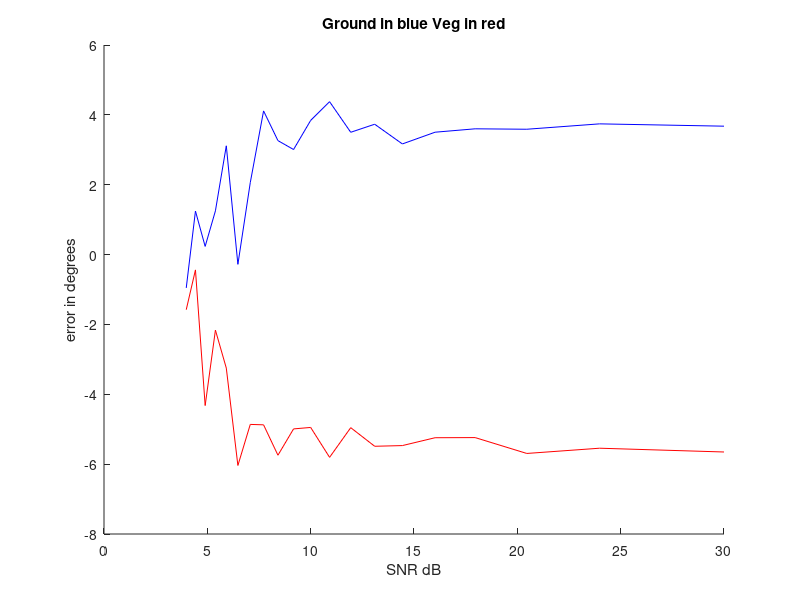
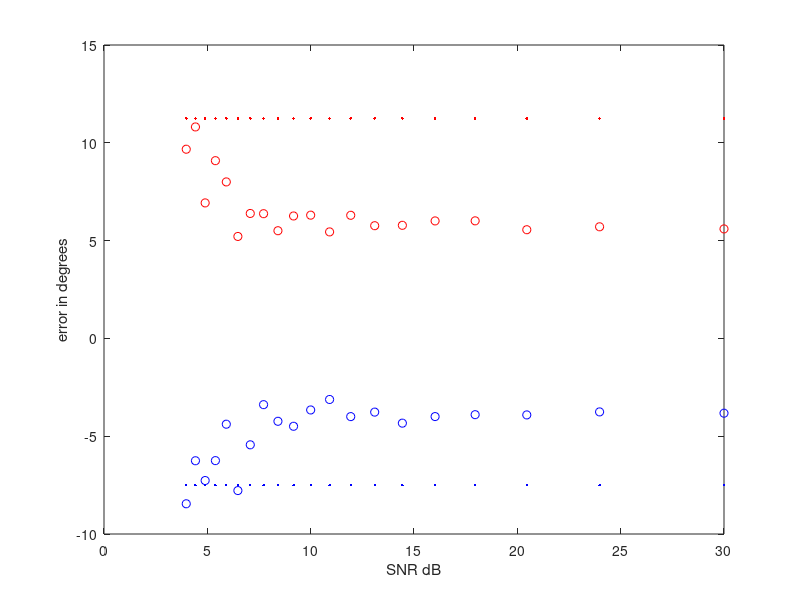

Write MATLAB code to recreate these figures, in order.
%% Espirit_baseline
clear;clc;
%% Initializations
g_weight = 1;
v_weight = 1;
n_weight = 1*10^(-3/2);

g_angle = -pi/24;
v_angle = pi/16;

delx = 0.5; % Delta x of baseline
baseline = 2*delx; %Physical baseline of two sample arrays

array_size = 6; % the amount of ground samples
Averaged_Signal_samples = 20; %Averaged_Signal_samples in matrix
Noise_samples = 20;

est_ground_angle = zeros(1,Noise_samples);
est_vegitation_angle = zeros(1,Noise_samples);

%% Start of Algorithm
for Noise_Increment = 1:Noise_samples;
    Noise_W = Noise_Increment*n_weight;
    for unusedVariable = 1:Averaged_Signal_samples;
        %% Setting up Random Phi that differ across samples
        phi_one = 1i*2*pi*rand(1,Averaged_Signal_samples);
        phi_two = 1i*2*pi*rand(1,Averaged_Signal_samples);
        pos = [1:array_size]'; %#ok<NBRAK>
        distance = 2.*pi.*pos.*delx;  % element separation of 1/2 wavelength
        
        %% Element Array size with Signal
        
        X = g_weight.*(exp(-1i*distance*sin(g_angle))*exp(phi_one))... %Ground
            + v_weight.*(exp(-1i*distance*sin(v_angle))*exp(phi_two))...  %Vegetaion
            + Noise_W.*sqrt(-2.*log(1-rand(array_size,Averaged_Signal_samples))).*exp(1i*2*pi*rand(array_size,Averaged_Signal_samples));  %Noise
        
        %% Setting up Baselines
        % Remember to change the Initial Variable delx if Baseline changes
        
%         S1 = [X(1,:); X(2,:)]; S2 = [X(5,:);X(6,:)]; %Baseline = 4delx
%         S1 = [X(2,:);X(3,:)]; S2 = [X(4,:);X(5,:)]; %Baseline = 2delx
        S1 = [X(3,:);X(4,:)]; S2 = [X(4,:);X(5,:)]; %Baseline = delx
%         S1 = [X(2,:);X(3,:);X(4,:)]; S2 = [X(3,:);X(4,:);X(5,:)]; %Baseline = delx
%         S1 = [X(1,:);X(2,:);X(3,:);X(4,:)]; S2 = [X(2,:);X(3,:);X(4,:);X(5,:)]; %Baseline = delx
        
        %% Espirit Algorithm
        R1 = S1*S1';
        R2 = S1*S2';
        A =  pinv(R1)*R2;
        
        [u,uv] = eig(A);
        [~,kk]=sort(angle(diag(uv)),'ascend');
        
        %% Averaging over a matix then averaging that signal in a for loop proportional to the matix rows
        % The Smaller Angle ends up haveing The largest angle Eigen Value
        est_ground_angle(Noise_Increment) = est_ground_angle(Noise_Increment) + (asin(angle(uv(kk(1),kk(1)))/(2*pi*baseline)))/Averaged_Signal_samples; %Estimated ground angle
        est_vegitation_angle(Noise_Increment) = est_vegitation_angle(Noise_Increment) + (asin(angle(uv(kk(2),kk(2)))/(2*pi*baseline)))/Averaged_Signal_samples; %Estimated Vegitation angle
    end
end

%% Noise Power
temp = 1:Noise_samples;
n_snr = 10*log10(1./(temp*n_weight).^2);
%% Ploting Results
g_error = est_ground_angle*180/pi - ones(1,Noise_samples)*g_angle*180/pi;
v_error = est_vegitation_angle*180/pi - ones(1,Noise_samples)*v_angle*180/pi;
figure(1);title('Ground in blue Veg in red');
hold on;
plot(n_snr,g_error,'b')
plot(n_snr,v_error,'r')
xlabel('SNR dB');ylabel('error in degrees')
hold off;

figure(2);title('Ground in blue Veg in red');
plot(n_snr,est_ground_angle*180/pi,'bo'); %Estimated ground angle
hold on;
plot(n_snr,ones(1,Noise_samples)*g_angle*180/pi,'b.'); %actual Ground Phase
plot(n_snr,est_vegitation_angle*180/pi,'ro'); %Estimated Vegitation angle
plot(n_snr,ones(1,Noise_samples)*v_angle*180/pi,'r.'); %actual Vegitation phase
xlabel('SNR dB');ylabel('error in degrees')
hold off;
